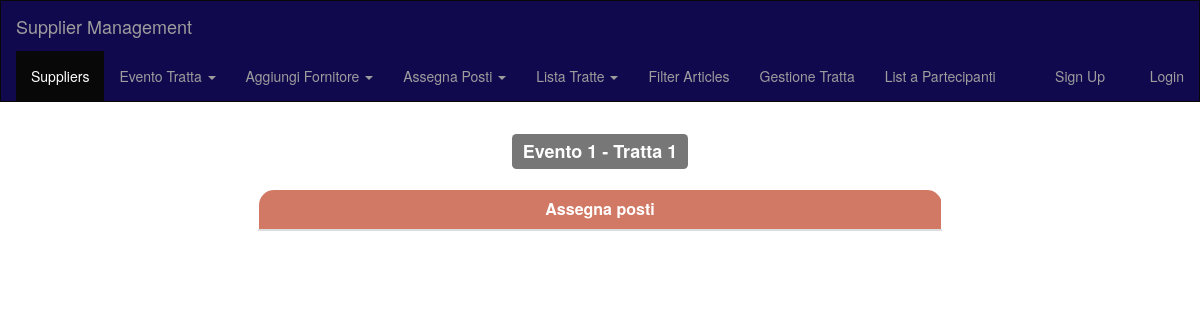
/index.php/suppliers/assegna_posti_more, run on an earlier commit of the app's database.
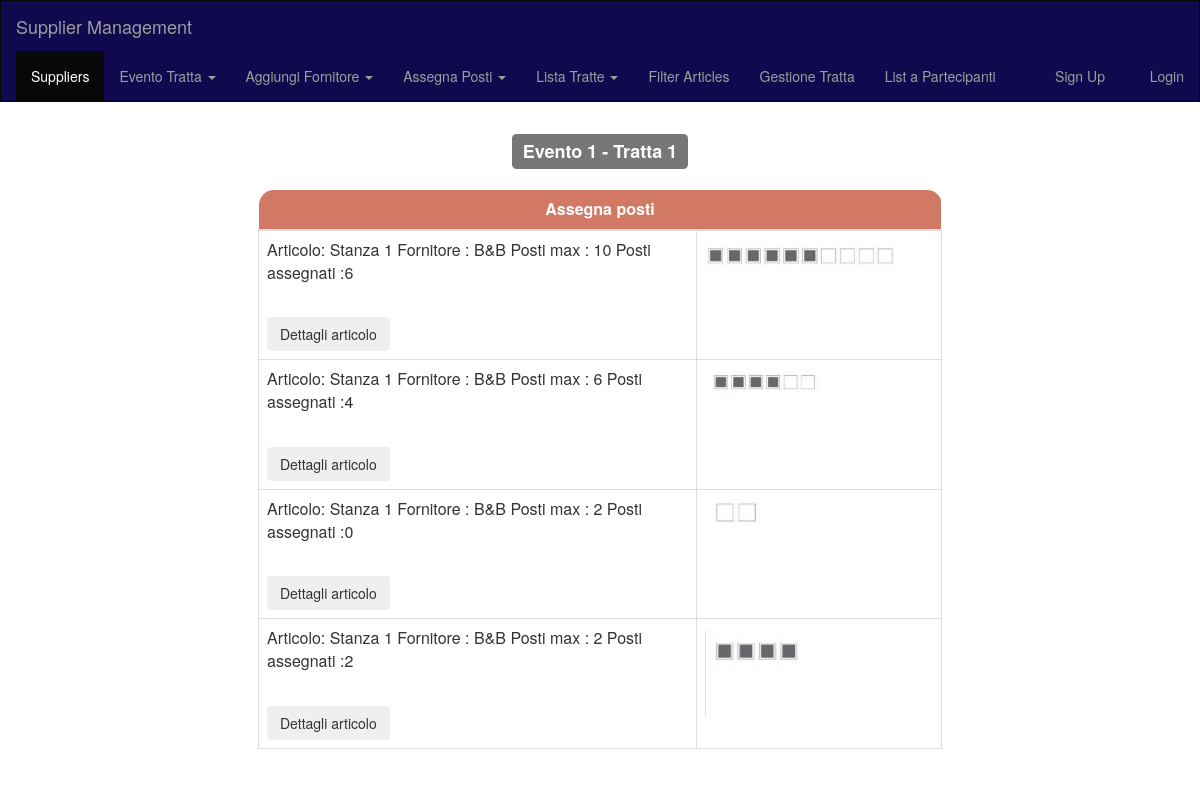
And on a later commit of the database.
### tables this page shows
CREATE TABLE `assign_seats` (
  `seat_id` int(11) NOT NULL,
  `article` text NOT NULL,
  `img_seat` int(11) NOT NULL,
  `seat_type` int(11) NOT NULL DEFAULT '1'
);

CREATE TABLE `tbl_file_uploader` (
  `file_id` int(11) NOT NULL,
  `file_name` varchar(50) NOT NULL
);

### application/controllers/suppliers.php (called while the page is built, shortened)
<?php
class suppliers extends CI_Controller {
  public function __construct()
    {
        $this->load->library('session');
		$this->load->helper('url');
        $this->load->model('db_model');
    }
		public function assegna_posti_more()
    {
        $data['seats']=$this->db_model->get_seat_details(2);
        $this->load->view('header');
        $this->load->view('assegna_posti',$data);
        $this->load->view('footer');
    }
 }

### index.php (called while the page is built, shortened)
<?php
require_once BASEPATH.'core/CodeIgniter.php';

### application/models/db_model.php (called while the page is built, shortened)
<?php  if ( ! defined('BASEPATH')) exit('No direct script access allowed');
class db_model extends CI_Model
{
		public function get_seat_details($type)
	{
		$this->db->select('*');
        $this->db->from('assign_seats');
		$this->db->where('seat_type',$type);
        $query = $this->db->get();
        if ($query->num_rows() >= 1) {
		   return $query->result_array();
        } else {
            return false;
        }
    }
	public function get_images($img) {
        $this->db->select('file_name');
        $this->db->from('tbl_file_uploader');
        $this->db->where('file_id', $img);
        $query = $this->db->get();
        if ($query->num_rows() >= 1) {
            $data = $query->result_array();
            return $data;
        } else {
            return false;
        }
    }
	}

### application/views/assegna_posti.php (the view, shortened to what this page needs)
<div align="center" class="container">
    <h3>
        <span class="label label-default">Evento 1 - Tratta 1</span>
    </h3>
    <div class="table-responsive" style="max-width:60%">
        <table class="table table-bordered">
            <thead>
                <tr>
                    <th colspan="2" id="rcornerlf"> Assegna posti
                    </th>
                </tr>
            </thead>
            <tbody>
<?php foreach($seats as $seat) { ?>
                <tr>
                    <td>
                        <p><?php echo $seat['article'] ;?></p>
                        <br>
                        <button id="btn10_6" type="button" class="btn">Dettagli articolo</button>
                    </td>
                    <td>
			<?php $get_img = $this->db_model->get_images($seat['img_seat']);
                        if ($get_img[0]['file_name'] == 'noimage.png') {
                        }else{ ?>
                        <img src="<?php echo  base_url()."uploads/seats/".$get_img[0]['file_name']; ?>" class="img-responsive img-rounded" alt="" style="width:270px;height:auto;">
                    <?php } ?>
		</td>
                </tr>
               <?php } ?>
            </tbody>
        </table>
    </div>
</div>

### application/views/header.php (shortened to what this page needs)
<html lang="it">
<!DOCTYPE html PUBLIC "-//W3C//DTD XHTML 1.0 Transitional//EN" "http://www.w3.org/TR/xhtml1/DTD/xhtml1-transitional.dtd">
<html xmlns="http://www.w3.org/1999/xhtml">
<head>
  <link rel="stylesheet" href="<?php echo site_url('css/bootstrap.min.css');?>">
  <link rel="stylesheet" href="<?php echo site_url('css/customd.css');?>">
   <link rel="stylesheet" href="<?php echo site_url('css/bootstrap-slider.css');?>">
    <link rel="stylesheet" href="https://cdnjs.cloudflare.com/ajax/libs/font-awesome/4.7.0/css/font-awesome.min.css">
</head>
<body>
<nav class="navbar navbar-inverse" style="border-radius:0px">
  <div class="container-fluid">
    <div class="navbar-header">
      <a class="navbar-brand" href="#">Supplier Management</a>
    </div>
    <ul class="nav navbar-nav">
      <li class="active"><a href="<?php echo site_url();?>">Suppliers</a></li>
      <li class="dropdown"><a class="dropdown-toggle" data-toggle="dropdown" href="<?php echo site_url('suppliers/evento_tratta_total');?>">Evento Tratta <span class="caret"></span></a>
      </li>
	  <li class="dropdown"><a class="dropdown-toggle" data-toggle="dropdown" href="<?php echo site_url('suppliers/aggiungi_fornitore');?>">Aggiungi Fornitore <span class="caret"></span></a>
      </li>
      <li class="dropdown"><a class="dropdown-toggle" data-toggle="dropdown" href="<?php echo site_url('suppliers/assegna_posti');?>">Assegna Posti <span class="caret"></span></a>
	  </li>
	   <li class="dropdown"><a class="dropdown-toggle" data-toggle="dropdown" href="<?php echo site_url('suppliers/lista_tratte');?>">Lista Tratte <span class="caret"></span></a>
	  </li>
	  <li ><a  href="<?php echo site_url('suppliers/filter_articles');?>">Filter Articles</a></li>
	   <li ><a  href="<?php echo site_url('suppliers/gestione_tratta ');?>">Gestione Tratta </a></li>
	   <li ><a  href="<?php echo site_url('suppliers/lista_partecipanti');?>">List a Partecipanti</a></li>
    </ul>
    <ul class="nav navbar-nav navbar-right">
      <li><a href="#"><span class="glyphicon glyphicon-user"></span> Sign Up</a></li>
      <li><a href="#"><span class="glyphicon glyphicon-log-in"></span> Login</a></li>
    </ul>
  </div>
</nav>

### application/views/footer.php
</body>
</html>

### css/customd.css (style rules this page uses)
th { background-color: #d17965; color: white; }
#rcornerlf { border-radius: 15px 15px 0px 0px; border-color: #FFF; border-top-color: 2px solid #FFF; text-align: center; border-bottom: 2px solid #ddd; }
body { background-color: #fff; }

What changed in the data, as far as the page shows it:
added assign_seats: article "Articolo: Stanza 1 Fornitore : B&B Posti max : 10 Posti assegnati :6", tbl_file_uploader.file_name (picture)
added assign_seats: article "Articolo: Stanza 1 Fornitore : B&B Posti max : 6 Posti assegnati :4", tbl_file_uploader.file_name (picture)
added assign_seats: article "Articolo: Stanza 1 Fornitore : B&B Posti max : 2 Posti assegnati :0", tbl_file_uploader.file_name (picture)
added assign_seats: article "Articolo: Stanza 1 Fornitore : B&B Posti max : 2 Posti assegnati :2", tbl_file_uploader.file_name (picture)
